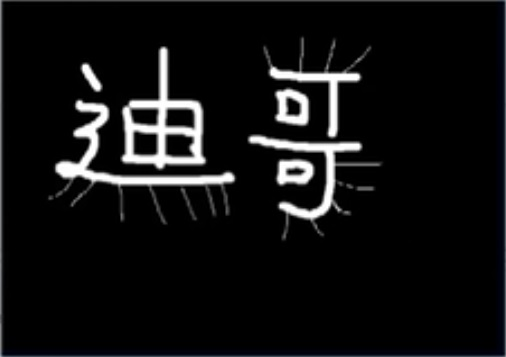
#> input picture dige.png, 506 x 357 px
$ python 09_OpenCV_Top_hat_Black_hat.py
#> lines starting #> are read from the running program, lines starting #| are printed output that depends on the picture; after the words box and inside, x2 and y2 are one past the last pixel; in counts of white or black regions, pixels touching at a corner belong together
import cv2
import matplotlib.pyplot as plt
import numpy as np
def cv_show(name, img):
    cv2.imshow(name, img)
    cv2.waitKey(0)
    cv2.destroyAllWindows()

# 顯示原圖
img = cv2.imread('dige.png')
#> img is the input picture: shape (357, 506, 3); mean B, G, R 18, 17.5, 17.4
# [18 lines of commented-out code are left out]
kernel = np.ones((5, 5), np.uint8)      # 數值越大效果越大 5, 5
dige_erosion = cv2.erode(img, kernel, iterations=1)
# cv_show('EROSION', dige_erosion)

kernel = np.ones((5, 5), np.uint8)      # 數值越大效果越大 5, 5
dige_dilate = cv2.dilate(dige_erosion, kernel, iterations=1)
# cv_show('DILATION', dige_dilate)

pie = cv2.imread('pie.png')
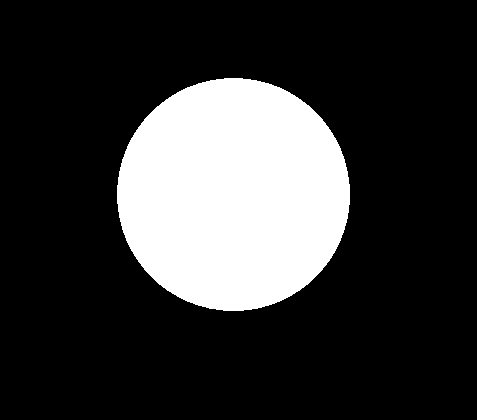
#> input picture pie.png, 477 x 420 px
#> pie is the input picture: shape (420, 477, 3); 21.3% white; 1 white region, box (x1, y1, x2, y2) and area: (117, 78, 350, 311) 42604

kernel = np.ones((30, 30), np.uint8)    # # 數值越大效果越大 30, 30
erosion_1 = cv2.dilate(pie, kernel, iterations=1)
#> erosion_1: shape (420, 477, 3); 28.4% white; 1 white region, box (x1, y1, x2, y2) and area: (103, 64, 365, 326) 56959
erosion_2 = cv2.dilate(pie, kernel, iterations=2)
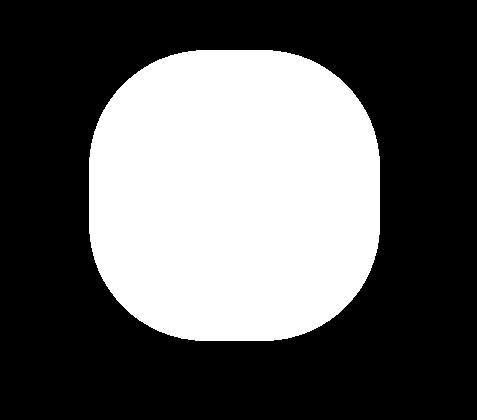
#> erosion_2: shape (420, 477, 3); 36.4% white; 1 white region, box (x1, y1, x2, y2) and area: (89, 50, 380, 341) 72996
erosion_3 = cv2.dilate(pie, kernel, iterations=3)
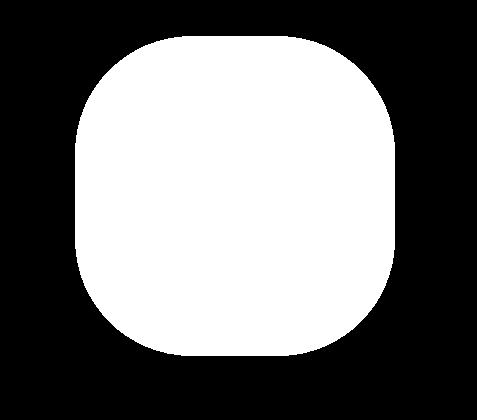
#> erosion_3: shape (420, 477, 3); 45.3% white; 1 white region, box (x1, y1, x2, y2) and area: (75, 36, 395, 356) 90715
res = np.hstack((erosion_1, erosion_2, erosion_3))
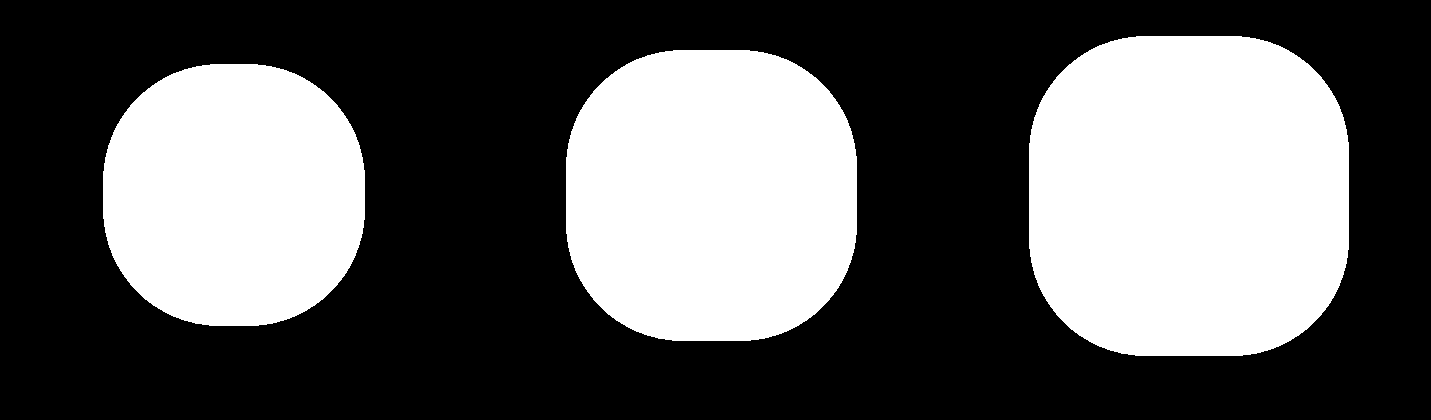
#> res: shape (420, 1431, 3); 36.7% white; 3 white regions, box (x1, y1, x2, y2) and area: (1029, 36, 1349, 356) 90715, (566, 50, 857, 341) 72996, (103, 64, 365, 326) 56959
# cv_show('RES', res)

# 開運算 與 閉運算  ("Opening operation" & "Closing operation")=============================
img = cv2.imread('dige.png')

# Opening operation 是 先腐蝕 再膨脹----------------------------------
kernel = np.ones((5, 5), np.uint8)      # 數值越大效果越大 5, 5
opening = cv2.morphologyEx(img, cv2.MORPH_OPEN, kernel)
# cv_show('opening', opening)

# Closing operation 是 先膨脹 再腐蝕----------------------------------
kernel = np.ones((5, 5), np.uint8)      # 數值越大效果越大 5, 5
closing = cv2.morphologyEx(img, cv2.MORPH_CLOSE, kernel)
# cv_show('closing', closing)

# 梯度運算, 形態學梯度（Morphological Gradient）==========================================
# 針對pie.png   梯度 = 膨脹 - 腐蝕
pie = cv2.imread('pie.png')
kernel = np.ones((7, 7), np.uint8)
dilate = cv2.dilate(pie, kernel, iterations=5)
#> dilate: shape (420, 477, 3); 28.7% white; 1 white region, box (x1, y1, x2, y2) and area: (102, 63, 365, 326) 57484
erosion = cv2.erode(pie, kernel, iterations=5)
#> erosion: shape (420, 477, 3); 14.8% white; 1 white region, box (x1, y1, x2, y2) and area: (133, 94, 334, 295) 29564
res = np.hstack((dilate, erosion))
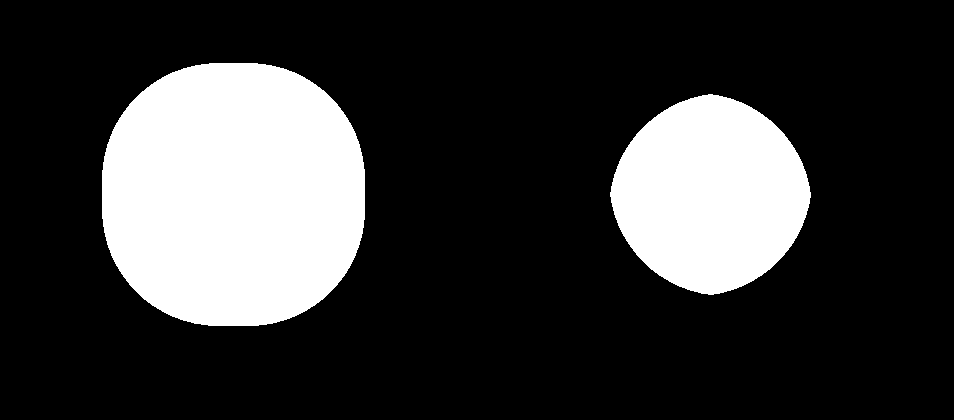
#> res: shape (420, 954, 3); 21.7% white; 2 white regions, box (x1, y1, x2, y2) and area: (102, 63, 365, 326) 57484, (610, 94, 811, 295) 29564
# cv_show('res', res)

gradient = cv2.morphologyEx(pie, cv2.MORPH_GRADIENT, kernel)
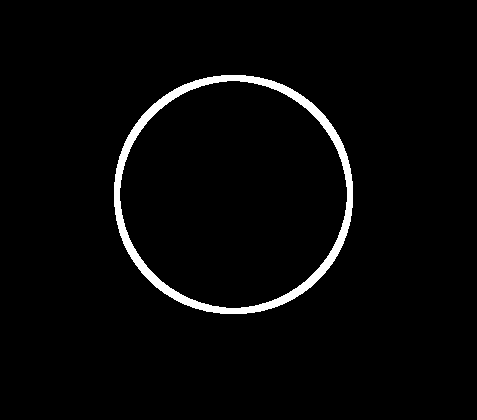
#> gradient: shape (420, 477, 3); 2.8% white; 1 white region, box (x1, y1, x2, y2) and area: (114, 75, 353, 314) 5592
# [7 lines of commented-out code are left out]
img = cv2.imread('dige.png')
tophat = cv2.morphologyEx(img, cv2.MORPH_TOPHAT, kernel)
cv2.imshow('tophat', tophat)
cv2.waitKey(0)
cv2.destroyAllWindows()

# Black Hat 黑帽 = 閉運算-原始輸入  (只留下一個大致輪廓)
img = cv2.imread('dige.png')
blackhat = cv2.morphologyEx(img, cv2.MORPH_BLACKHAT, kernel)
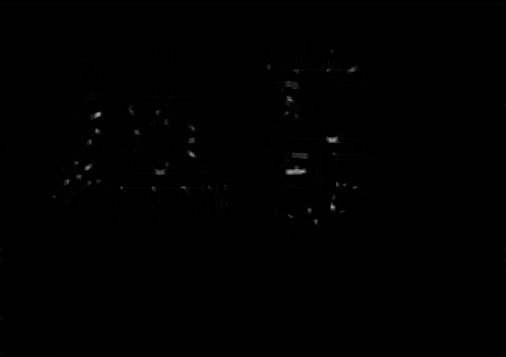
#> blackhat: shape (357, 506, 3); mean B, G, R 0.6, 0.6, 0.6
cv2.imshow('blackhat', blackhat)
cv2.waitKey(0)
cv2.destroyAllWindows()
